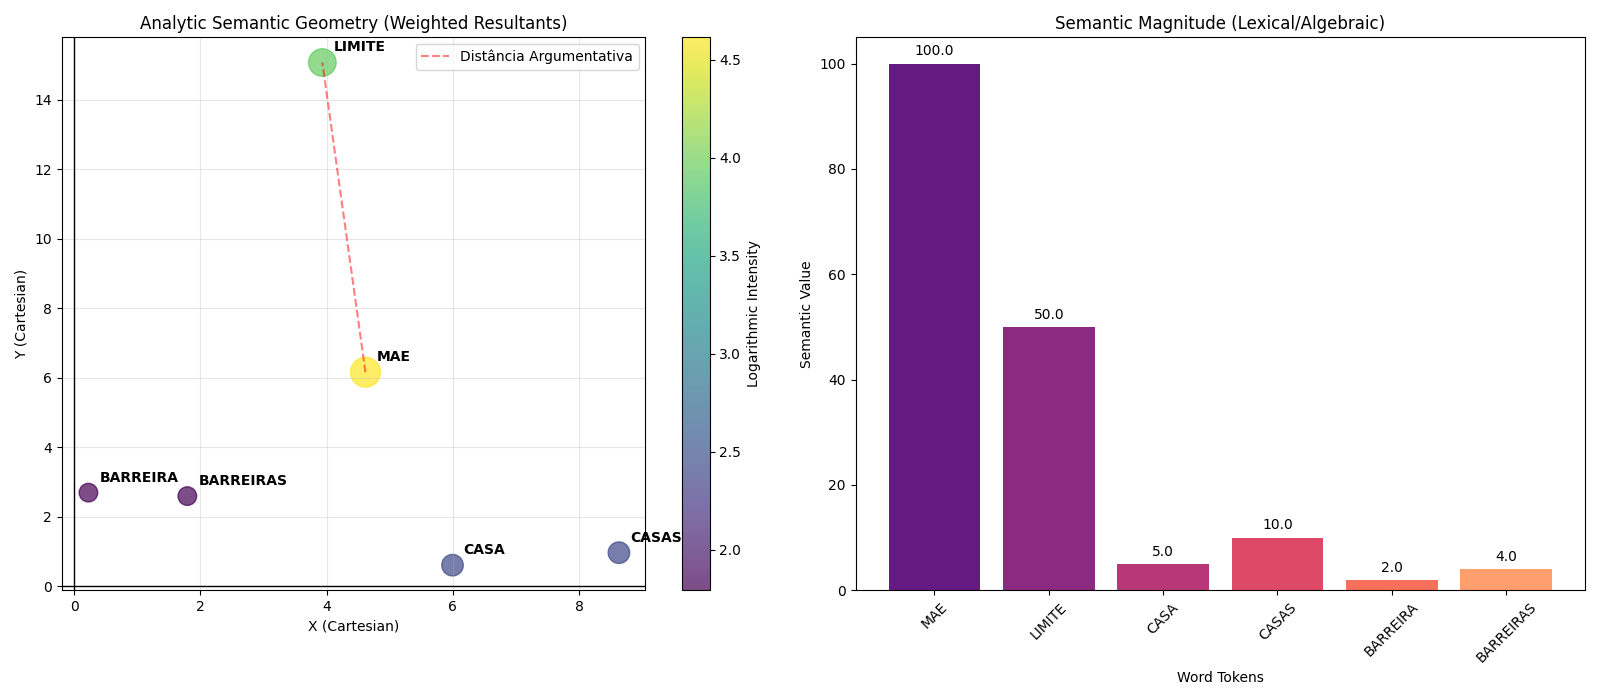

Recreate this plot in Python.
import torch
import matplotlib.pyplot as plt
import numpy as np
from semantic_engine import SemanticEngine

def run_analysis():
    print("Running Analytic Semantic Engine Analysis...")
    model = SemanticEngine()

    # Cenário expandido para análise visual
    input_data = [
        ("MAE", 100.0),
        ("LIMITE", 50.0),
        ("CASA", 10.0),
        ("CASAS", 10.0),
        ("BARREIRA", 5.0),
        ("BARREIRAS", 5.0)
    ]

    words = [d[0] for d in input_data]
    freqs = [d[1] for d in input_data]

    output = model(words, freqs)

    centroids = np.array([item['centroid'] for item in output])
    intensities = [item['intensity'] for item in output]
    values = [item['value'] for item in output]

    fig, (ax1, ax2) = plt.subplots(1, 2, figsize=(16, 7))

    # 1. Geometria Analítica: Resultantes no Plano Cartesiano
    scatter = ax1.scatter(centroids[:, 1], centroids[:, 0], s=np.array(intensities)*100,
                         c=intensities, cmap='viridis', alpha=0.7)

    for i, txt in enumerate(words):
        ax1.annotate(txt, (centroids[i, 1], centroids[i, 0]), xytext=(8, 8),
                    textcoords='offset points', fontsize=10, fontweight='bold')

    # Desenhar linhas de distância entre MAE e LIMITE
    p_mae = centroids[words.index("MAE")]
    p_limite = centroids[words.index("LIMITE")]
    ax1.plot([p_mae[1], p_limite[1]], [p_mae[0], p_limite[0]], 'r--', alpha=0.5, label='Distância Argumentativa')

    ax1.set_title("Analytic Semantic Geometry (Weighted Resultants)")
    ax1.set_xlabel("X (Cartesian)")
    ax1.set_ylabel("Y (Cartesian)")
    ax1.grid(True, alpha=0.3)
    ax1.axhline(0, color='black', lw=1)
    ax1.axvline(0, color='black', lw=1)
    fig.colorbar(scatter, ax=ax1, label='Logarithmic Intensity')
    ax1.legend()

    # 2. Distribuição de Magnitude Semântica
    bars = ax2.bar(words, values, color=plt.cm.magma(np.linspace(0.3, 0.8, len(words))))
    ax2.set_title("Semantic Magnitude (Lexical/Algebraic)")
    ax2.set_ylabel("Semantic Value")
    ax2.set_xlabel("Word Tokens")
    plt.xticks(rotation=45)

    # Adicionar valores no topo das barras
    for bar in bars:
        yval = bar.get_height()
        ax2.text(bar.get_x() + bar.get_width()/2, yval + 1, yval, ha='center', va='bottom')

    plt.tight_layout()
    plt.savefig("semantic_analysis.png")
    print("Analysis complete. Visualization saved to semantic_analysis.png")

if __name__ == "__main__":
    run_analysis()
